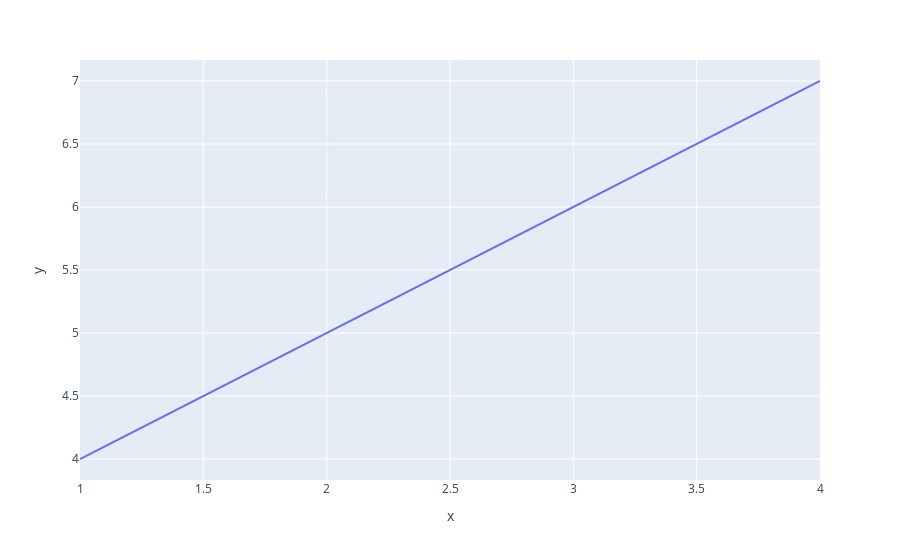

Source (notebook cell):
### Code cell
import plotly.express as px

px.line(x=[1,2,3,4], y=[4,5,6,7]).show()

### Figure 1 — Plotly figure (JSON) as saved in the notebook; plotly's stock layout.template omitted (floating-point values rounded to 4 significant figures)
{"data": [{"hovertemplate": "x=%{x}<br>y=%{y}<extra></extra>", "legendgroup": "", "line": {"color": "#636efa", "dash": "solid"}, "marker": {"symbol": "circle"}, "mode": "lines", "name": "", "orientation": "v", "showlegend": false, "type": "scatter", "x": [1, 2, 3, 4], "xaxis": "x", "y": [4, 5, 6, 7], "yaxis": "y"}], "layout": {"legend": {"tracegroupgap": 0}, "margin": {"t": 60}, "xaxis": {"anchor": "y", "domain": [0, 1], "title": {"text": "x"}}, "yaxis": {"anchor": "x", "domain": [0, 1], "title": {"text": "y"}}}}
